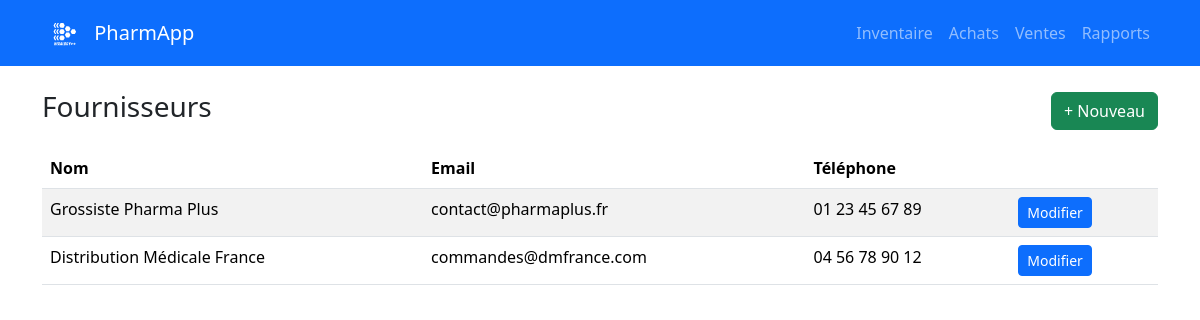
Page /suppliers/ (signed in) on the committed database.
### suppliers/models.py (models this page shows, shortened)
class Supplier(models.Model):
    name = models.CharField(max_length=255)
    email = models.EmailField(blank=True, null=True)
    phone = models.CharField(max_length=50, blank=True, null=True)
    address = models.TextField(blank=True, null=True)

### suppliers/views.py (the view)
# urls.py: path("", views.supplier_list, name="supplier_list"),
@login_required
def supplier_list(request):
    return render(request, "suppliers/supplier_list.html", {"suppliers": Supplier.objects.all()})

### templates/suppliers/supplier_list.html
{% extends "base.html" %}
{% block content %}
<div class="d-flex justify-content-between align-items-center mb-3">
  <h3>Fournisseurs</h3>
  <a href="{% url 'supplier_create' %}" class="btn btn-success">+ Nouveau</a>
</div>
<table class="table table-striped">
  <thead><tr><th>Nom</th><th>Email</th><th>Téléphone</th><th></th></tr></thead>
  <tbody>
    {% for s in suppliers %}
    <tr>
      <td>{{ s.name }}</td><td>{{ s.email|default:"-" }}</td><td>{{ s.phone|default:"-" }}</td>
      <td><a href="#" class="btn btn-sm btn-primary">Modifier</a></td>
    </tr>
    {% empty %}
    <tr><td colspan="4">Aucun fournisseur.</td></tr>
    {% endfor %}
  </tbody>
</table>
{% endblock %}

### rows in the picture
Supplier: name "Grossiste Pharma Plus", email "contact@pharmaplus.fr", phone "01 23 45 67 89"
Supplier: name "Distribution Médicale France", email "commandes@dmfrance.com", phone "04 56 78 90 12"
